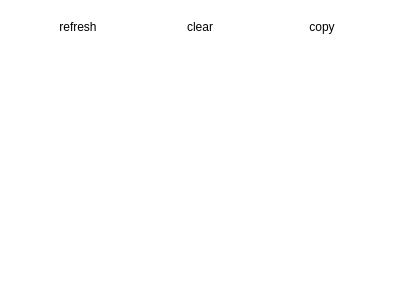
<?xml version="1.0" encoding="UTF-8"?>
<ui version="4.0">
 <class>standardOutputPage</class>
 <widget class="QWidget" name="standardOutputPage">
  <property name="geometry">
   <rect>
    <x>0</x>
    <y>0</y>
    <width>400</width>
    <height>300</height>
   </rect>
  </property>
  <property name="windowTitle">
   <string>Form</string>
  </property>
  <property name="styleSheet">
   <string notr="true">background-color:rgba(255,255,255,255);border-radius:4px;border:0px;</string>
  </property>
  <layout class="QVBoxLayout" name="verticalLayout">
   <item>
    <widget class="QWidget" name="widget" native="true">
     <layout class="QVBoxLayout" name="verticalLayout_3">
      <item>
       <layout class="QVBoxLayout" name="verticalLayout_2">
        <item>
         <layout class="QHBoxLayout" name="horizontalLayout_2">
          <item>
           <widget class="QPushButton" name="refreshBtn">
            <property name="styleSheet">
             <string notr="true">QPushButton{background-color:rgba(255,255,255,0.9);border-radius:4px;border:0px;}
QPushButton:hover{background-color:rgba(255,255,255,0.7);}
QPushButton:pressed{background-color:rgba(255,255,255,0.6);}
QToolTip{border:1px solid #BDBDBD; background-color: #ffffff; color:rgba(117, 117, 117, 0.9);font-family: MiSans Medium; font-size:12px;border-radius:4px;}</string>
            </property>
            <property name="text">
             <string>refresh</string>
            </property>
           </widget>
          </item>
          <item>
           <widget class="QPushButton" name="clearBtn">
            <property name="styleSheet">
             <string notr="true">QPushButton{background-color:rgba(255,255,255,0.9);border-radius:4px;border:0px;}
QPushButton:hover{background-color:rgba(255,255,255,0.7);}
QPushButton:pressed{background-color:rgba(255,255,255,0.6);}
QToolTip{border:1px solid #BDBDBD; background-color: #ffffff; color:rgba(117, 117, 117, 0.9);font-family: MiSans Medium; font-size:12px;border-radius:4px;}</string>
            </property>
            <property name="text">
             <string>clear</string>
            </property>
           </widget>
          </item>
          <item>
           <widget class="QPushButton" name="copyBtn">
            <property name="styleSheet">
             <string notr="true">QPushButton{background-color:rgba(255,255,255,0.9);border-radius:4px;border:0px;}
QPushButton:hover{background-color:rgba(255,255,255,0.7);}
QPushButton:pressed{background-color:rgba(255,255,255,0.6);}
QToolTip{border:1px solid #BDBDBD; background-color: #ffffff; color:rgba(117, 117, 117, 0.9);font-family: MiSans Medium; font-size:12px;border-radius:4px;}</string>
            </property>
            <property name="text">
             <string>copy</string>
            </property>
           </widget>
          </item>
         </layout>
        </item>
        <item>
         <widget class="QTextBrowser" name="textBrowser">
          <property name="styleSheet">
           <string notr="true">background-color:rgba(255,255,255,0.9);border-radius:4px;border:0px;</string>
          </property>
         </widget>
        </item>
       </layout>
      </item>
     </layout>
    </widget>
   </item>
  </layout>
 </widget>
 <resources/>
 <connections/>
</ui>
